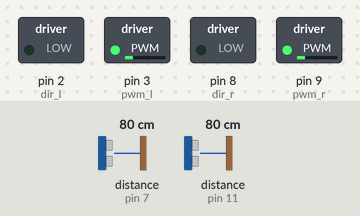
Simulated run of this sketch. Board: Arduino Uno, built with avr-gcc and run on an emulated ATmega328P. Parts: switched loads named in the sketch (green lamp = pin HIGH). Dashed ring = blinking. The inputs (shaded band) are chosen by the test bench; at power-on: distance to the obstacle (sensors on pin 7, pin 11) 80 cm. The echo pulse lasts 58.3 µs per cm.

Above: at 1.2 s.
1.3 s: distance to the obstacle (sensor on pin 7) set to 17 cm
4.3 s: distance to the obstacle (sensor on pin 7) set to 14 cm
At 4.9 s:
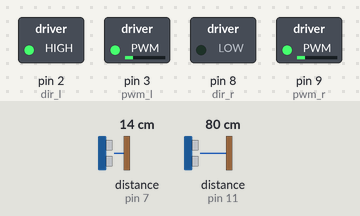
7.3 s: distance to the obstacle (sensor on pin 7) set to 4 cm
10.3 s: distance to the obstacle (sensor on pin 7) set to 2 cm
At 10.47 s:
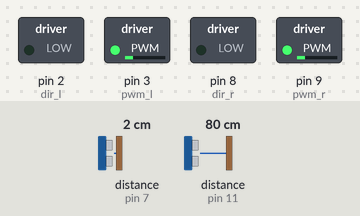
13.3 s: distance to the obstacle (sensor on pin 7) set to 9 cm
At 17.25 s:
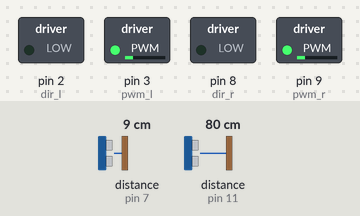
Timing chart, 0 to 17.3 s (numbered marks = the images above; inputs shaded):
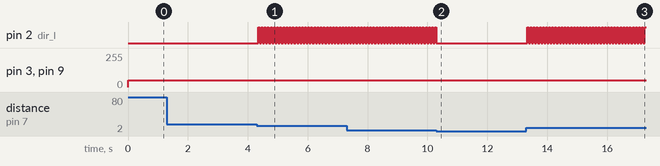

The sketch:

thisroverisworthmorethanmylife.ino
```cpp
/*
  yo what's up everybody this is Derek welcome to my code it's pretty hype let me show you around
*/
//this library contains all the ultrasonic stuff we're using
#include<NewPing.h>

//these are the pins for the ultrasonic sensors, subject to change
#define TRIGGER_PIN1 12
#define ECHO_PIN1 11
#define TRIGGER_PIN2 10
#define ECHO_PIN2 7
//distance in inches that we don't want
#define MAX_DISTANCE 15

//these pin numbers are completely arbitrary and should be changed to fit our needs when decided
int pwm_l = 3;//PWM control for motor outputs 1 and 2
int pwm_r = 9; //PWM control for motor outputs 3 and 4
int dir_l = 2; //direction control for motor outputs 1 and 2
int dir_r = 8; //direction control for motor outputs 3 and 4

//keeps track of how far we've wandered from center
int degreesFromCenter = 0;

//I copied this from a website so if it doesn't work don't blame me
NewPing sonarl(TRIGGER_PIN1, ECHO_PIN1, MAX_DISTANCE);
NewPing sonarr(TRIGGER_PIN2, ECHO_PIN2, MAX_DISTANCE);


void setup() {
  //Set control pins to be outputs
  pinMode(pwm_l, OUTPUT);
  pinMode(pwm_r, OUTPUT);
  pinMode(dir_l, OUTPUT);
  pinMode(dir_r, OUTPUT);
}

void loop() {
  //this will either tell the motors to go forwards or backwards
  digitalWrite(dir_l, LOW);
  digitalWrite(dir_r, LOW);

  //this powers the motors to (50/255)% power
  analogWrite(pwm_l, 50);
  analogWrite(pwm_r, 50);

  //go for 50 time
  delay(50);

  //stops the rover from moving indefinitely
  analogWrite(pwm_r, 0);
  analogWrite(pwm_l, 0);

  //time for the actual code that might be useful
  if(sonarl.ping_in() > 0 || sonarr.ping_in() > 0)
    objectAvoidance();

}

//there's a 50% chance this will actually turn left, who knows
//turns the rover 45ish degrees right
void right_turn()
{
  //this flips the directions of the motors to turn it
  digitalWrite(dir_r, LOW);
  digitalWrite(dir_l, HIGH);

  //turns the bitch
  analogWrite(pwm_r, 50);
  analogWrite(pwm_l, 50);
  delay(50);

  //this will stop the rover from turning
  analogWrite(pwm_r, 0);
  analogWrite(pwm_l, 0);

  degreesFromCenter = degreesFromCenter + 45;
}

//there's a 50% chance this will actually turn right, who knows
//turns the robot 45ish degrees right
void left_turn()
{
  //this flips the directions of the motors to turn it
  digitalWrite(dir_l, HIGH);
  digitalWrite(dir_r, LOW);

  //turns the bitch
  analogWrite(pwm_l, 50);
  analogWrite(pwm_r, 50);
  delay(50);

  //stops the rover from turning endlessly
  analogWrite(pwm_l, 0);
  analogWrite(pwm_r, 0);

  degreesFromCenter = degreesFromCenter - 45;
}

void forward()
{
  //this will either tell the motors to go forwards or backwards
  digitalWrite(dir_l, LOW);
  digitalWrite(dir_r, LOW);

  //this powers the motors to (50/255)% power
  analogWrite(pwm_l, 50);
  analogWrite(pwm_r, 50);

  delay(50);

  analogWrite(pwm_l, 0);
  analogWrite(pwm_r, 0);
}

void objectAvoidance()
{
  if(sonarl.ping() > sonarr.ping())
  {
    if(sonarr.ping() == 0)
    {
      left_turn();
      forward();
      right_turn();
    }
    else
    {
      right_turn();
      forward();
      left_turn();
    }
  }
  else
  {
    if(sonarl.ping() == 0)
    {
      right_turn();
      forward();
      left_turn();
    }
    else
    {
      left_turn();
      forward();
      right_turn();
    }
  }
}
```

Measured:
- the behaviour switches between 16 and 15 cm on distance to the obstacle (sensor on pin 7) (found by bisection; images 0 and 1)
- the behaviour switches between 3 and 2 cm on distance to the obstacle (sensor on pin 7) (found by bisection; images 1 and 2)
- after the input at 4.3 s, pin 2 (dir_l): alternates HIGH for 0.05 s and LOW for 0.05 s, starting after 0.05 s
- after the input at 10.3 s, pin 2 (dir_l): stops changing and stays LOW
- after the input at 13.3 s, pin 2 (dir_l): alternates HIGH for 0.05 s and LOW for 0.05 s, starting at once; pin 3 (pwm_l), pin 9 (pwm_r): stays 50/255 (without the input it goes to 0/255 after 4.0 s)
